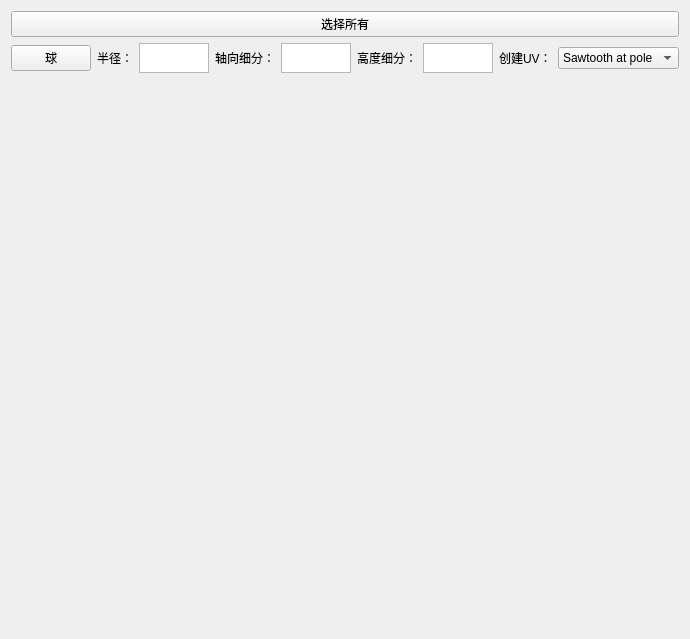
<?xml version="1.0" encoding="UTF-8"?>
<ui version="4.0">
 <class>UselessValueTool</class>
 <widget class="QWidget" name="UselessValueTool">
  <property name="geometry">
   <rect>
    <x>0</x>
    <y>0</y>
    <width>550</width>
    <height>639</height>
   </rect>
  </property>
  <property name="windowTitle">
   <string>UselessValue</string>
  </property>
  <layout class="QHBoxLayout" name="horizontalLayout">
   <item>
    <layout class="QVBoxLayout" name="verticalLayout">
     <property name="sizeConstraint">
      <enum>QLayout::SetDefaultConstraint</enum>
     </property>
     <item>
      <widget class="QPushButton" name="pushButton">
       <property name="enabled">
        <bool>true</bool>
       </property>
       <property name="sizePolicy">
        <sizepolicy hsizetype="Minimum" vsizetype="Fixed">
         <horstretch>0</horstretch>
         <verstretch>0</verstretch>
        </sizepolicy>
       </property>
       <property name="font">
        <font>
         <weight>50</weight>
         <italic>false</italic>
         <bold>false</bold>
         <underline>false</underline>
         <strikeout>false</strikeout>
         <stylestrategy>PreferDefault</stylestrategy>
         <kerning>true</kerning>
        </font>
       </property>
       <property name="cursor">
        <cursorShape>ArrowCursor</cursorShape>
       </property>
       <property name="mouseTracking">
        <bool>false</bool>
       </property>
       <property name="tabletTracking">
        <bool>false</bool>
       </property>
       <property name="focusPolicy">
        <enum>Qt::StrongFocus</enum>
       </property>
       <property name="acceptDrops">
        <bool>false</bool>
       </property>
       <property name="toolTip">
        <string/>
       </property>
       <property name="layoutDirection">
        <enum>Qt::LeftToRight</enum>
       </property>
       <property name="autoFillBackground">
        <bool>false</bool>
       </property>
       <property name="text">
        <string>选择所有</string>
       </property>
      </widget>
     </item>
     <item>
      <layout class="QGridLayout" name="gridLayout">
       <item row="0" column="3">
        <widget class="QLabel" name="label_2">
         <property name="text">
          <string>轴向细分：</string>
         </property>
        </widget>
       </item>
       <item row="0" column="1">
        <widget class="QLabel" name="label">
         <property name="text">
          <string>半径：</string>
         </property>
        </widget>
       </item>
       <item row="0" column="0">
        <widget class="QPushButton" name="pushButton_2">
         <property name="text">
          <string>球</string>
         </property>
        </widget>
       </item>
       <item row="0" column="8">
        <widget class="QComboBox" name="comboBox">
         <property name="currentText">
          <string>Sawtooth at pole</string>
         </property>
         <property name="currentIndex">
          <number>2</number>
         </property>
         <item>
          <property name="text">
           <string>None</string>
          </property>
         </item>
         <item>
          <property name="text">
           <string>Pinched at pole</string>
          </property>
         </item>
         <item>
          <property name="text">
           <string>Sawtooth at pole</string>
          </property>
         </item>
        </widget>
       </item>
       <item row="0" column="4">
        <widget class="QListWidget" name="listWidget">
         <property name="maximumSize">
          <size>
           <width>16777215</width>
           <height>30</height>
          </size>
         </property>
        </widget>
       </item>
       <item row="0" column="2">
        <widget class="QListWidget" name="listWidget_2">
         <property name="maximumSize">
          <size>
           <width>16777215</width>
           <height>30</height>
          </size>
         </property>
        </widget>
       </item>
       <item row="0" column="5">
        <widget class="QLabel" name="label_3">
         <property name="text">
          <string>高度细分：</string>
         </property>
        </widget>
       </item>
       <item row="0" column="7">
        <widget class="QLabel" name="label_4">
         <property name="text">
          <string>创建UV：</string>
         </property>
        </widget>
       </item>
       <item row="0" column="6">
        <widget class="QListWidget" name="listWidget_3">
         <property name="maximumSize">
          <size>
           <width>16777215</width>
           <height>30</height>
          </size>
         </property>
        </widget>
       </item>
       <item row="1" column="4">
        <spacer name="verticalSpacer">
         <property name="orientation">
          <enum>Qt::Vertical</enum>
         </property>
         <property name="sizeHint" stdset="0">
          <size>
           <width>20</width>
           <height>40</height>
          </size>
         </property>
        </spacer>
       </item>
      </layout>
     </item>
    </layout>
   </item>
  </layout>
 </widget>
 <resources/>
 <connections/>
</ui>
